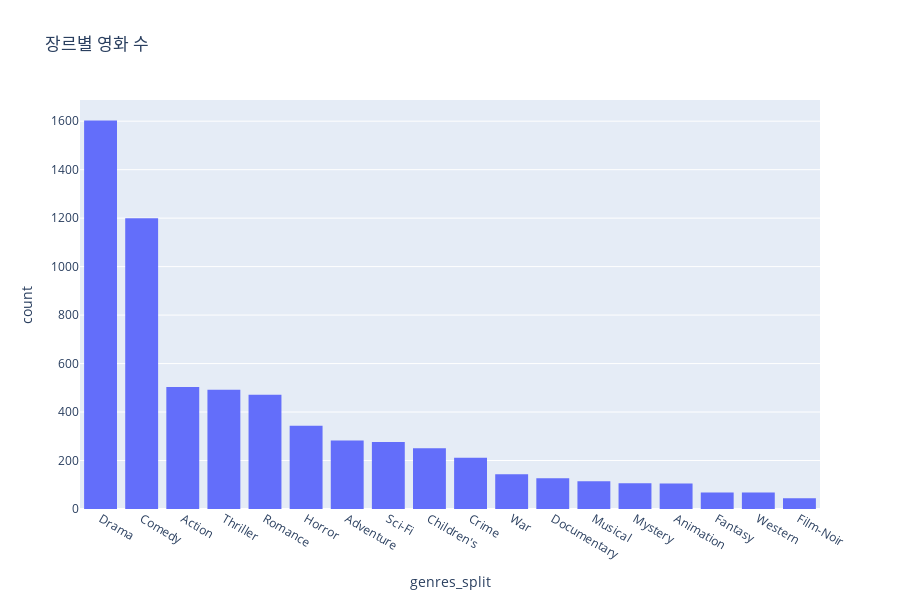

Notebook code cell kept with this figure:
### Code cell
# plotly 버전(로컬 환경 또는 클라우드 노트북 환경에서 실행시켜 주세요!)
px.histogram(movies_exploded, x='genres_split', height=600, title='장르별 영화 수').update_xaxes(categoryorder="total descending")

### Figure 1 — Plotly figure (JSON) as saved in the notebook; plotly's stock layout.template omitted (floating-point values rounded to 4 significant figures; data arrays with more than 128 entries replaced by an {"elided": "..."} marker saying what was removed)
{"data": [{"alignmentgroup": "True", "bingroup": "x", "hovertemplate": "genres_split=%{x}<br>count=%{y}<extra></extra>", "legendgroup": "", "marker": {"color": "#636efa", "pattern": {"shape": ""}}, "name": "", "offsetgroup": "", "orientation": "v", "showlegend": false, "type": "histogram", "x": {"elided": "6408 str values"}, "xaxis": "x", "yaxis": "y"}], "layout": {"barmode": "relative", "height": 600, "legend": {"tracegroupgap": 0}, "title": {"text": "장르별 영화 수"}, "xaxis": {"anchor": "y", "categoryorder": "total descending", "domain": [0, 1], "title": {"text": "genres_split"}}, "yaxis": {"anchor": "x", "domain": [0, 1], "title": {"text": "count"}}}}
